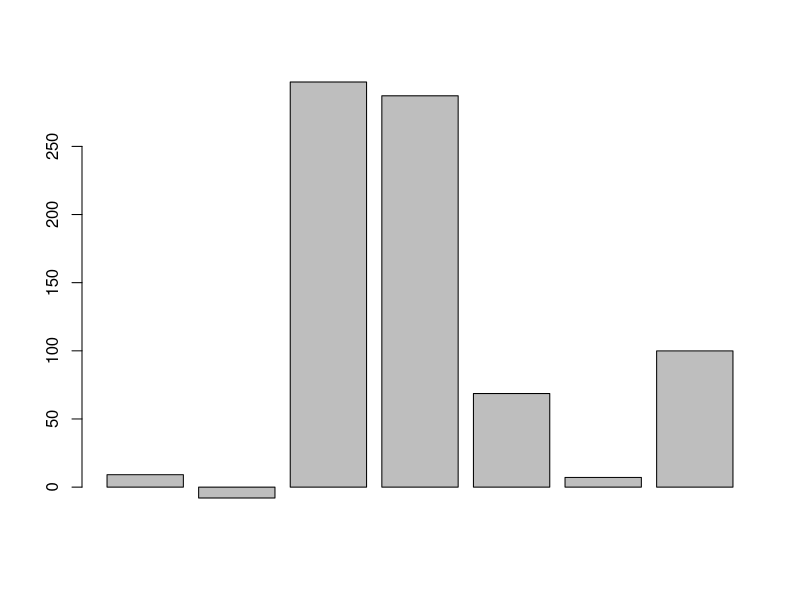
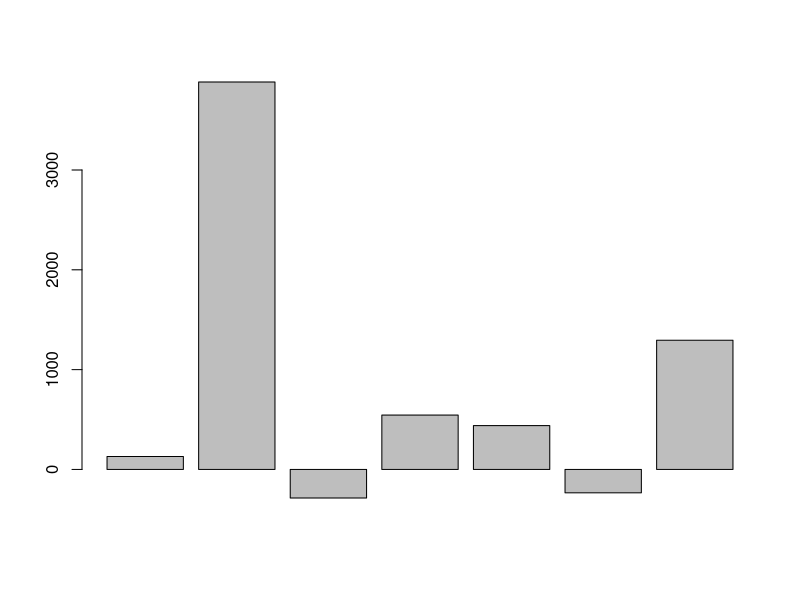
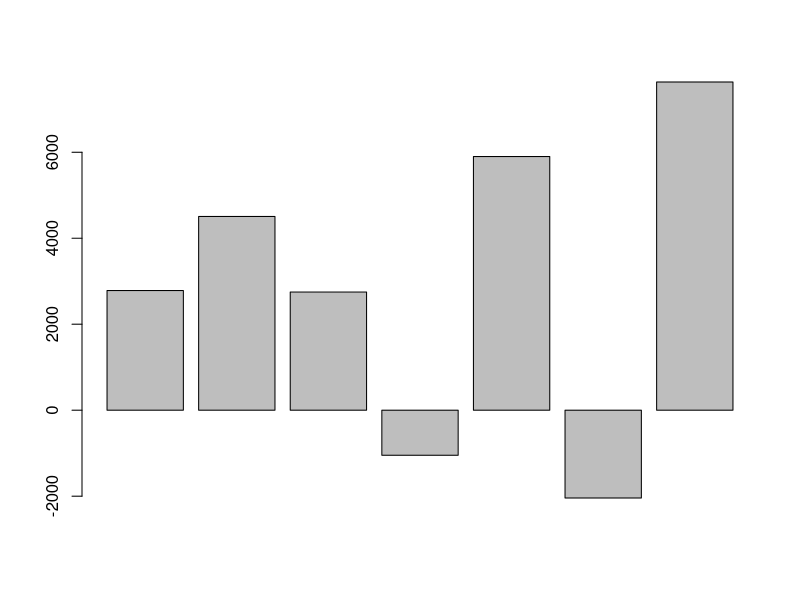
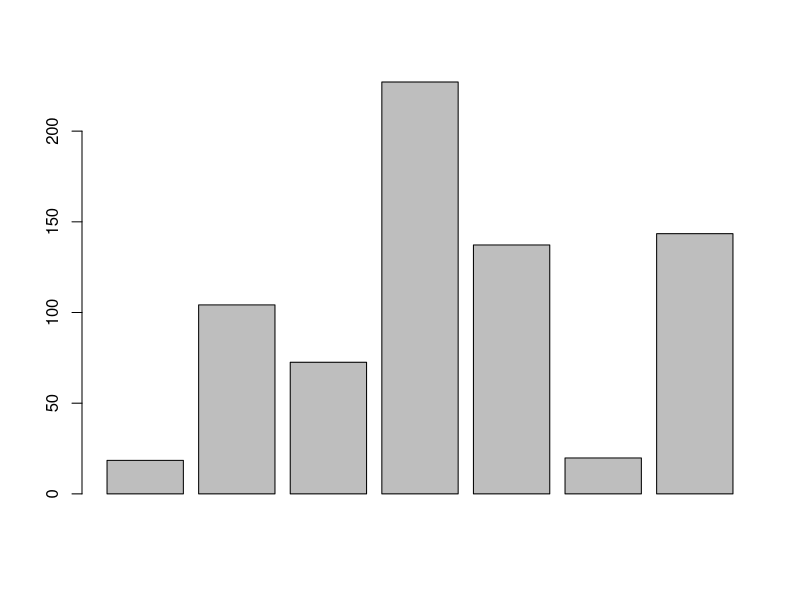
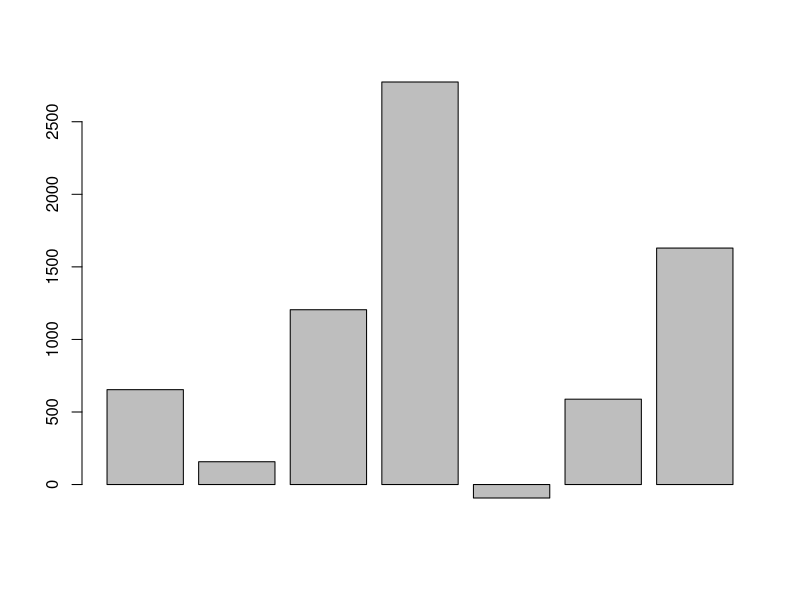
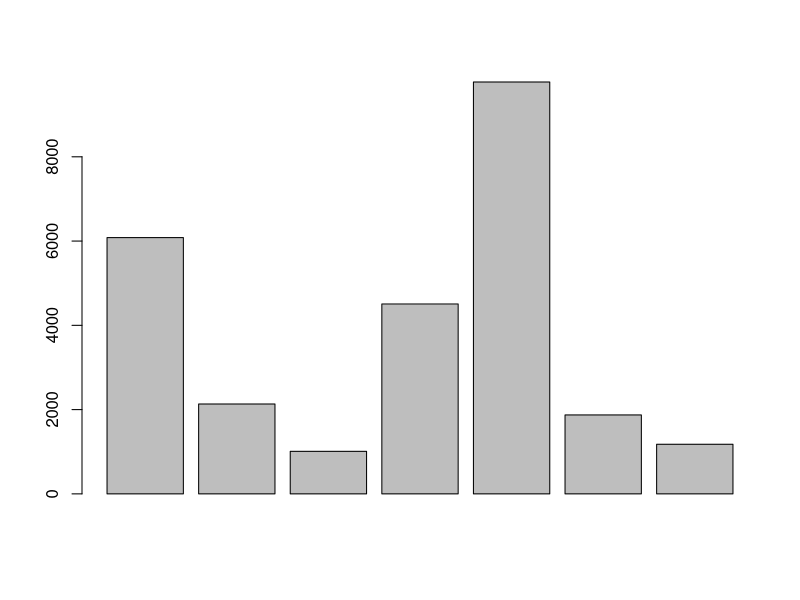

Generate these figures, in order, with R:

# 1) purrr basics - a refresher

library(tidyverse)

# Repcap - intro  ---------------------------------------------------------

# purrr: map( .x, .f, ...) / for each element of .x do .f

#visit2015 <- read_csv2( "dataStMalo.csv")

list <- list( a = rnorm(10,1,1), b = rnorm(100,10,2))


map(list, sum)

map( list , function(x) {sum(x)})

# dbl
map_dbl( list , sum)


## With two arguments
map2(list, list, function(x,y) {sum(x,y)})


## More than two elements ->

flere_lister <- list( list, list, list)


pmap(flere_lister, function(...) {sum(...)})

# A sum fra alle listene:
pmap_dbl(flere_lister, function(...) {sum(...)})



# Exercise  ---------------------------------------------------------------

# Vektorer:
visit_a <-  c(1,5,6,8,3,1,4)
visit_b <-  c(12,51,26,48,13,21,54)

to_day <- function(x) {x*24}

all_visit <- list(visit_a, visit_b)

# map
all_visit_converted <- map(all_visit, to_day)

map_dbl(all_visit_converted, mean)

#### Three days, converted
visit_c <- c(100:106)

all_tests <- list(visit_a,visit_b,visit_c)
#
map(all_tests, function(x) {x*24*rnorm(length(x),1,1)}) %>% 
  map(function(.x) {barplot(.x)})

# Without print on the screen
map(all_tests, function(x) {x*24*rnorm(length(x),1,1)}) %>% 
  walk(function(.x) {barplot(.x)})

## The sum of each element: 
all_test_day <- map(all_tests , to_day)
pmap( all_test_day, function(...){sum(...)})

# Eqvivalent to:
all_test_day[[1]][1] + all_test_day[[2]][1] + all_test_day[[3]][1]





# Intro to mappers --------------------------------------------------------

# fucus on .f: Can be 3: function, "n" or number

#1) Anonymous function;

map_dbl( visit_a, ~ round(mean(.x)*10))

map2_dbl( visit_a, visit_b, ~ .x + .y)

map2_dbl( visit_a, visit_b, ~ ..1 + ..2)


# as_mapper

round_mean <- as_mapper(~round(mean(.x)))

round_mean( c(1.9,5.222, 9.9,5.9))

# In map:
map_dbl(visit_a, as_mapper(~.x*24))



# Set_names to list -------------------------------------------------------

mnd_visit <- function( per_mnd = 1,  min = 10, max = 40) {
  visit_a <- list()
  
  for(i in 1:12) {
    visit_a[[i]] <- runif(per_mnd, min = min, max = max);
  }  
  
  return(visit_a)
}

visit_2015 <- mnd_visit(per_mnd = 10, min = 5, max = 40)

visit_2016 <- mnd_visit(per_mnd = 15, min = 5, max = 40)


visit_2015

mean_mnd_2015 <- map(visit_2015, function(x) { round(mean(x), 0) })


# Set name:
  # Null names:
names(mean_mnd_2015)


length(mean_mnd_2015)

# first arg. need to be the same length as the secound.
mean_mnd_2015 <- set_names(mean_mnd_2015, month.abb)

names(mean_mnd_2015)


# Set names in a map:

mean_mnd_2016 <- mnd_visit(per_mnd = 30)
mean_mnd_2017 <- mnd_visit(per_mnd = 40)


names(mean_mnd_2016)


all_mean_visit <- list(mean_mnd_2015, mean_mnd_2016, mean_mnd_2017)

all_mean_visit <-
  # all year visit as list input.
  map(all_mean_visit, function(x) {
    # Extrapt each list from x
    map(x, function(x) {
      # mean all element in each list
      mean(x)
    })
  })


# Look at the new list:
all_mean_visit[[2]]


# give name to each mean_mnd/list


all_mean_visit <-map(all_mean_visit, function(x) {set_names(x, month.abb)})


for(i in 1:length(all_mean_visit) ){
  print(str_c("Element ", i, " med navnene på elementene:"))
  print(names(all_mean_visit[[i]]))
}


## When need to extract only elements that satisfy a condtion, use keep

# ex. which month has over 25 visits?

visit_2015 <- set_names(visit_2015, month.abb)

over_22 <- keep( visit_2015, function(x) {mean(x) > 22 })

names(over_22)

# As mapper:

limits <- as_mapper(~mean(.x) > 22)

visit_2016 <- set_names(visit_2016, month.abb)

over_22 <- keep(visit_2016, limits)

under_22 <- discard(visit_2016, limits)

names(over_22)
names(under_22)

## Keep, discard with map:

head(iris);head(airquality)

df_list <- list(iris, airquality)

#
map( df_list, function(x) {head(x, n = 12)} )


map( df_list, function(x) { head(keep(x, is.factor))} )

map( df_list, ~head(keep(.x, is.factor)))


## Example three:
all_visits <- list( c(100,22, 102, 103, 120,200, 100), 
                    c(100,22, 20, 103, 90,240, 100),
                    c(100,22, 2, 30, 110,101, 110))


# Create a mapper that test if .x is more than 100 
is_more_than_hundred <- as_mapper(~ .x > 100)


# Use this mapper with keep() on the all_visits object 
map(all_visits, ~ keep(.x, is_more_than_hundred))

# Use the  day vector to set names to all_list
day <- c("mon", "tue", "wed", "thu", "fri", "sat", "sun")
full_visits_named <- map(all_visits, ~ set_names(.x, day))

# Use this mapper with keep() 
map(full_visits_named, ~ keep(.x, is_more_than_hundred))



# example 4: Set_name, test if x > 100, and than filter group unde --------
# Set the name of each subvector
day <- c("mon", "tue", "wed", "thu", "fri", "sat", "sun")
all_visits_named <- map(all_visits, ~ set_names(.x, day))

# Create a mapper that will test if .x is over 100 
threshold <- as_mapper( ~.x >100)

# Run this mapper on the all_visits_named object: group_over
group_over <- map(all_visits_named, ~ keep(.x, threshold))

# Run this mapper on the all_visits_named object: group_under
group_under <-  map(all_visits_named, ~ discard(.x, threshold))




# Predicates --------------------------------------------------------------

# predicate return TRUE or FALSE -> test of condiction

# example: keep and discards -> return true and false
# other:
  # every -> test every elements, if they meet a condtion

visit_a
every( visit_a, function(x) { x > 2})

every( visit_a, ~.x > 0)

  # some -> test if some elements meet conditon
some( visit_a , ~.x == 0)

some( visit_a , ~.x != 0)

# Create a threshold variable, set it to 160
threshold <- 160

# Create a mapper that tests if .x is over the defined threshold
over_threshold <- as_mapper(~ .x > threshold)

# Are all elements in every all_visits vectors over the defined threshold? 
map(all_visits, ~ every(.x, over_threshold))

# Are some elements in every all_visits vectors over the defined threshold? 
map(all_visits, ~ some(.x, over_threshold))



